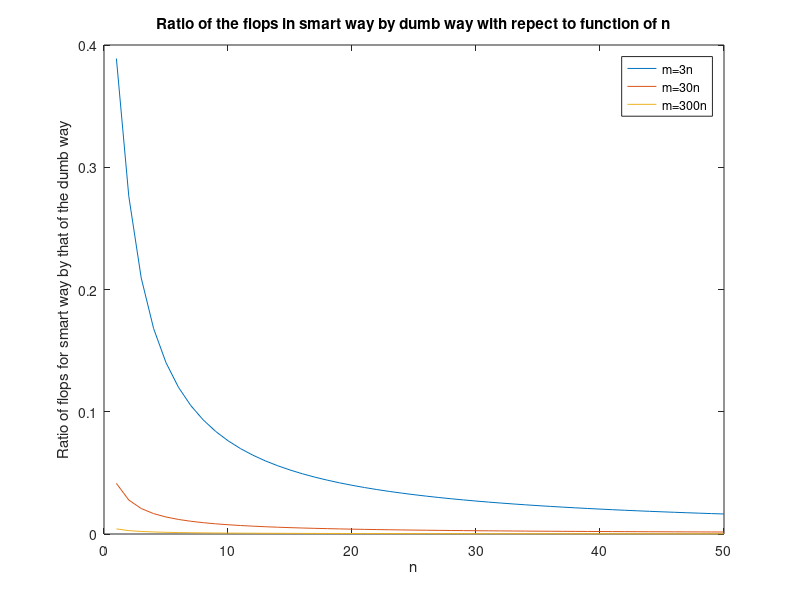

Here is the MATLAB script that generated this plot:
n=(1:1:50);
f1=((15*n-1)./(15*n+18*n.*n+3));
f2=((150*n-1)./(1770*n+1800*n.*n+30));
f3=((1500*n-1)./(179700*n+180000*n.*n+300));
plot(n,f1,n,f2,n,f3);
legend('m=3n','m=30n','m=300n');
title('Ratio of the flops in smart way by dumb way with repect to function of n');
xlabel('n');
ylabel('Ratio of flops for smart way by that of the dumb way');
